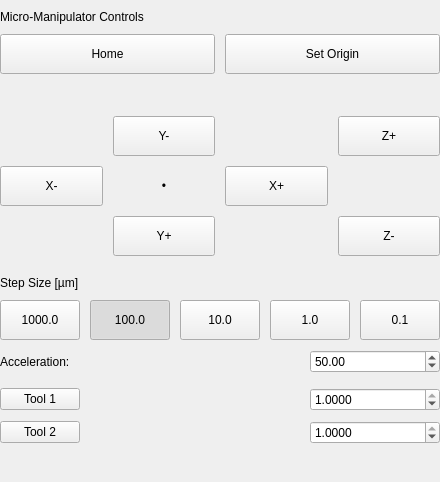
        <widget class="QFrame" name="device_controls_frame">
         <property name="frameShape">
          <enum>QFrame::Shape::NoFrame</enum>
         </property>
         <layout class="QVBoxLayout" name="device_controls_layout">
          <property name="spacing">
           <number>10</number>
          </property>
          <property name="leftMargin">
           <number>0</number>
          </property>
          <property name="topMargin">
           <number>10</number>
          </property>
          <property name="rightMargin">
           <number>0</number>
          </property>
          <property name="bottomMargin">
           <number>0</number>
          </property>
          <item>
           <widget class="QLabel" name="label_step_size_2">
            <property name="text">
             <string>Micro-Manipulator Controls</string>
            </property>
           </widget>
          </item>
          <item>
           <layout class="QHBoxLayout" name="horizontalLayout">
            <item>
             <widget class="QPushButton" name="btn_home">
              <property name="minimumSize">
               <size>
                <width>60</width>
                <height>40</height>
               </size>
              </property>
              <property name="maximumSize">
               <size>
                <width>16777215</width>
                <height>40</height>
               </size>
              </property>
              <property name="text">
               <string>Home</string>
              </property>
             </widget>
            </item>
            <item>
             <widget class="QPushButton" name="btn_set_origin">
              <property name="minimumSize">
               <size>
                <width>60</width>
                <height>40</height>
               </size>
              </property>
              <property name="maximumSize">
               <size>
                <width>16777215</width>
                <height>40</height>
               </size>
              </property>
              <property name="text">
               <string>Set Origin</string>
              </property>
             </widget>
            </item>
           </layout>
          </item>
          <item>
           <spacer name="spacer_after_movement">
            <property name="orientation">
             <enum>Qt::Orientation::Vertical</enum>
            </property>
            <property name="sizeType">
             <enum>QSizePolicy::Policy::Fixed</enum>
            </property>
            <property name="sizeHint" stdset="0">
             <size>
              <width>20</width>
              <height>32</height>
             </size>
            </property>
           </spacer>
          </item>
          <item>
           <layout class="QGridLayout" name="movement_grid">
            <property name="spacing">
             <number>10</number>
            </property>
            <item row="1" column="1">
             <widget class="QLabel" name="movement_center_label">
              <property name="text">
               <string>•</string>
              </property>
              <property name="alignment">
               <set>Qt::AlignmentFlag::AlignCenter</set>
              </property>
             </widget>
            </item>
            <item row="2" column="1">
             <widget class="QPushButton" name="btn_y_plus">
              <property name="minimumSize">
               <size>
                <width>60</width>
                <height>40</height>
               </size>
              </property>
              <property name="maximumSize">
               <size>
                <width>16777215</width>
                <height>40</height>
               </size>
              </property>
              <property name="text">
               <string>Y+</string>
              </property>
             </widget>
            </item>
            <item row="1" column="0">
             <widget class="QPushButton" name="btn_x_minus">
              <property name="minimumSize">
               <size>
                <width>60</width>
                <height>40</height>
               </size>
              </property>
              <property name="maximumSize">
               <size>
                <width>16777215</width>
                <height>40</height>
               </size>
              </property>
              <property name="text">
               <string>X-</string>
              </property>
             </widget>
            </item>
            <item row="0" column="1">
             <widget class="QPushButton" name="btn_y_minus">
              <property name="minimumSize">
               <size>
                <width>60</width>
                <height>40</height>
               </size>
              </property>
              <property name="maximumSize">
               <size>
                <width>16777215</width>
                <height>40</height>
               </size>
              </property>
              <property name="text">
               <string>Y-</string>
              </property>
             </widget>
            </item>
            <item row="1" column="2">
             <widget class="QPushButton" name="btn_x_plus">
              <property name="minimumSize">
               <size>
                <width>60</width>
                <height>40</height>
               </size>
              </property>
              <property name="maximumSize">
               <size>
                <width>16777215</width>
                <height>40</height>
               </size>
              </property>
              <property name="text">
               <string>X+</string>
              </property>
             </widget>
            </item>
            <item row="0" column="3">
             <widget class="QPushButton" name="btn_z_plus">
              <property name="minimumSize">
               <size>
                <width>60</width>
                <height>40</height>
               </size>
              </property>
              <property name="maximumSize">
               <size>
                <width>16777215</width>
                <height>40</height>
               </size>
              </property>
              <property name="text">
               <string>Z+</string>
              </property>
             </widget>
            </item>
            <item row="2" column="3">
             <widget class="QPushButton" name="btn_z_minus">
              <property name="minimumSize">
               <size>
                <width>60</width>
                <height>40</height>
               </size>
              </property>
              <property name="maximumSize">
               <size>
                <width>16777215</width>
                <height>40</height>
               </size>
              </property>
              <property name="text">
               <string>Z-</string>
              </property>
             </widget>
            </item>
           </layout>
          </item>
          <item>
           <spacer name="spacer_after_movement_2">
            <property name="orientation">
             <enum>Qt::Orientation::Vertical</enum>
            </property>
            <property name="sizeType">
             <enum>QSizePolicy::Policy::Fixed</enum>
            </property>
            <property name="sizeHint" stdset="0">
             <size>
              <width>20</width>
              <height>10</height>
             </size>
            </property>
           </spacer>
          </item>
          <item>
           <widget class="QLabel" name="label_step_size">
            <property name="text">
             <string>Step Size [µm]</string>
            </property>
           </widget>
          </item>
          <item>
           <layout class="QHBoxLayout" name="step_buttons_layout">
            <property name="leftMargin">
             <number>0</number>
            </property>
            <property name="topMargin">
             <number>0</number>
            </property>
            <property name="rightMargin">
             <number>0</number>
            </property>
            <property name="bottomMargin">
             <number>0</number>
            </property>
            <item>
             <widget class="QPushButton" name="step_btn_0">
              <property name="minimumSize">
               <size>
                <width>60</width>
                <height>40</height>
               </size>
              </property>
              <property name="maximumSize">
               <size>
                <width>16777215</width>
                <height>40</height>
               </size>
              </property>
              <property name="text">
               <string>1000.0</string>
              </property>
              <property name="checkable">
               <bool>true</bool>
              </property>
             </widget>
            </item>
            <item>
             <widget class="QPushButton" name="step_btn_1">
              <property name="minimumSize">
               <size>
                <width>60</width>
                <height>40</height>
               </size>
              </property>
              <property name="maximumSize">
               <size>
                <width>16777215</width>
                <height>40</height>
               </size>
              </property>
              <property name="text">
               <string>100.0</string>
              </property>
              <property name="checkable">
               <bool>true</bool>
              </property>
              <property name="checked">
               <bool>true</bool>
              </property>
             </widget>
            </item>
            <item>
             <widget class="QPushButton" name="step_btn_2">
              <property name="minimumSize">
               <size>
                <width>60</width>
                <height>40</height>
               </size>
              </property>
              <property name="maximumSize">
               <size>
                <width>16777215</width>
                <height>40</height>
               </size>
              </property>
              <property name="text">
               <string>10.0</string>
              </property>
              <property name="checkable">
               <bool>true</bool>
              </property>
             </widget>
            </item>
            <item>
             <widget class="QPushButton" name="step_btn_3">
              <property name="minimumSize">
               <size>
                <width>60</width>
                <height>40</height>
               </size>
              </property>
              <property name="maximumSize">
               <size>
                <width>16777215</width>
                <height>40</height>
               </size>
              </property>
              <property name="text">
               <string>1.0</string>
              </property>
              <property name="checkable">
               <bool>true</bool>
              </property>
             </widget>
            </item>
            <item>
             <widget class="QPushButton" name="step_btn_4">
              <property name="minimumSize">
               <size>
                <width>60</width>
                <height>40</height>
               </size>
              </property>
              <property name="maximumSize">
               <size>
                <width>16777215</width>
                <height>40</height>
               </size>
              </property>
              <property name="text">
               <string>0.1</string>
              </property>
              <property name="checkable">
               <bool>true</bool>
              </property>
             </widget>
            </item>
           </layout>
          </item>
          <item>
           <layout class="QHBoxLayout" name="accel_layout">
            <item>
             <widget class="QLabel" name="label_accel">
              <property name="text">
               <string>Acceleration:</string>
              </property>
             </widget>
            </item>
            <item>
             <spacer name="horizontalSpacer_2">
              <property name="orientation">
               <enum>Qt::Orientation::Horizontal</enum>
              </property>
              <property name="sizeHint" stdset="0">
               <size>
                <width>40</width>
                <height>20</height>
               </size>
              </property>
             </spacer>
            </item>
            <item>
             <widget class="QDoubleSpinBox" name="accel_spinbox">
              <property name="minimumSize">
               <size>
                <width>130</width>
                <height>0</height>
               </size>
              </property>
              <property name="decimals">
               <number>2</number>
              </property>
              <property name="minimum">
               <double>0.010000000000000</double>
              </property>
              <property name="maximum">
               <double>10000.000000000000000</double>
              </property>
              <property name="singleStep">
               <double>1.000000000000000</double>
              </property>
              <property name="value">
               <double>50.000000000000000</double>
              </property>
             </widget>
            </item>
           </layout>
          </item>
          <item>
           <spacer name="verticalSpacer_5">
            <property name="orientation">
             <enum>Qt::Orientation::Vertical</enum>
            </property>
            <property name="sizeType">
             <enum>QSizePolicy::Policy::Fixed</enum>
            </property>
            <property name="sizeHint" stdset="0">
             <size>
              <width>20</width>
              <height>5</height>
             </size>
            </property>
           </spacer>
          </item>
          <item>
           <layout class="QHBoxLayout" name="tool_layout">
            <item>
             <widget class="QPushButton" name="btn_tool1_on">
              <property name="text">
               <string>Tool 1</string>
              </property>
              <property name="checkable">
               <bool>true</bool>
              </property>
             </widget>
            </item>
            <item>
             <spacer name="horizontalSpacer">
              <property name="orientation">
               <enum>Qt::Orientation::Horizontal</enum>
              </property>
              <property name="sizeHint" stdset="0">
               <size>
                <width>40</width>
                <height>20</height>
               </size>
              </property>
             </spacer>
            </item>
            <item>
             <widget class="QDoubleSpinBox" name="tool1_spinbox">
              <property name="minimumSize">
               <size>
                <width>130</width>
                <height>0</height>
               </size>
              </property>
              <property name="decimals">
               <number>4</number>
              </property>
              <property name="minimum">
               <double>0.000000000000000</double>
              </property>
              <property name="maximum">
               <double>1.000000000000000</double>
              </property>
              <property name="singleStep">
               <double>0.100000000000000</double>
              </property>
              <property name="value">
               <double>1.000000000000000</double>
              </property>
             </widget>
            </item>
           </layout>
          </item>
          <item>
           <layout class="QHBoxLayout" name="tool_layout_2">
            <item>
             <widget class="QPushButton" name="btn_tool2_on">
              <property name="text">
               <string>Tool 2</string>
              </property>
              <property name="checkable">
               <bool>true</bool>
              </property>
             </widget>
            </item>
            <item>
             <spacer name="horizontalSpacer_3">
              <property name="orientation">
               <enum>Qt::Orientation::Horizontal</enum>
              </property>
              <property name="sizeHint" stdset="0">
               <size>
                <width>40</width>
                <height>20</height>
               </size>
              </property>
             </spacer>
            </item>
            <item>
             <widget class="QDoubleSpinBox" name="tool2_spinbox">
              <property name="minimumSize">
               <size>
                <width>130</width>
                <height>0</height>
               </size>
              </property>
              <property name="decimals">
               <number>4</number>
              </property>
              <property name="minimum">
               <double>0.000000000000000</double>
              </property>
              <property name="maximum">
               <double>1.000000000000000</double>
              </property>
              <property name="singleStep">
               <double>0.100000000000000</double>
              </property>
              <property name="value">
               <double>1.000000000000000</double>
              </property>
             </widget>
            </item>
           </layout>
          </item>
          <item>
           <spacer name="spacer_before_realtime">
            <property name="orientation">
             <enum>Qt::Orientation::Vertical</enum>
            </property>
            <property name="sizeType">
             <enum>QSizePolicy::Policy::MinimumExpanding</enum>
            </property>
            <property name="sizeHint" stdset="0">
             <size>
              <width>20</width>
              <height>20</height>
             </size>
            </property>
           </spacer>
          </item>
          <item>
           <widget class="RealtimeControllerWidget" name="realtime_control_widget" native="true"/>
          </item>
          <item>
           <spacer name="spacer_after_realtime">
            <property name="orientation">
             <enum>Qt::Orientation::Vertical</enum>
            </property>
            <property name="sizeType">
             <enum>QSizePolicy::Policy::Expanding</enum>
            </property>
            <property name="sizeHint" stdset="0">
             <size>
              <width>20</width>
              <height>8</height>
             </size>
            </property>
           </spacer>
          </item>
         </layout>
        </widget>
